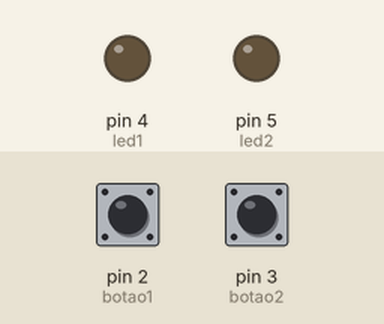
This sketch was run on a simulated Arduino Uno, built with avr-gcc and run on an emulated ATmega328P. Parts: output pins drawn as LEDs (lit = HIGH). The test bench sets the inputs (shaded band); at power-on: pin 2 (botao1) LOW, pin 3 (botao2) HIGH.

Above: at 1.2 s.
1.3 s: pin 2 (botao1) pulled HIGH for 0.15 s
At 1.37 s:
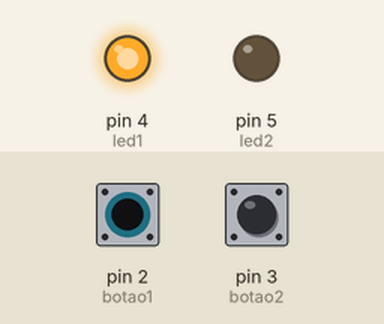
2.9 s: pin 3 (botao2) pulled LOW for 0.15 s
At 2.97 s:
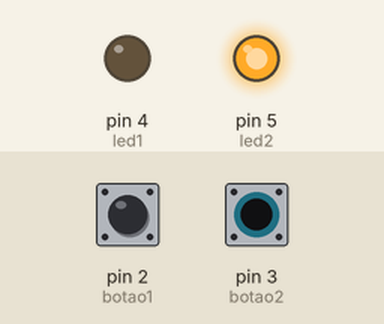
4.5 s: pin 3 (botao2) pulled LOW for 3.2 s
At 8.0 s:
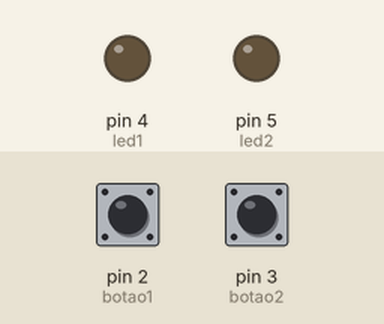
9.2 s: pin 2 (botao1) pulled HIGH for 3.2 s
At 10.3 s:
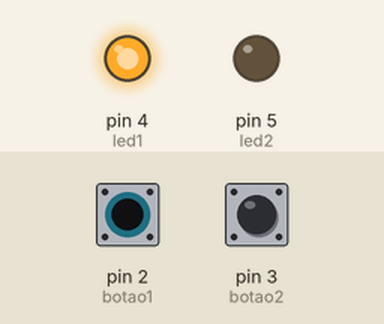
13.9 s: pin 2 (botao1) driven HIGH and pin 3 (botao2) driven LOW
At 15.1 s:
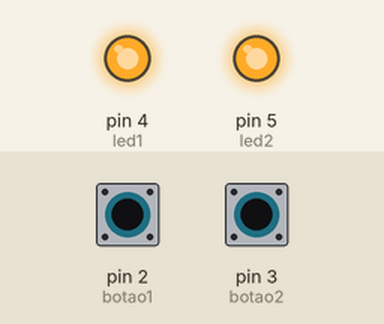
Timing chart, 0 to 16.4 s (numbered marks = the images above; inputs shaded):
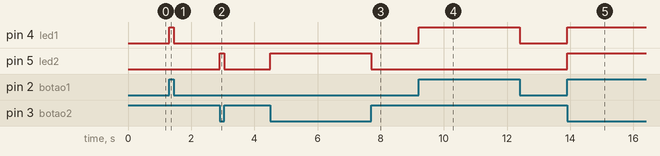

Measured:
- after the input at 1.3 s, pin 4 (led1): LOW → HIGH at once, → LOW 0.15 s later
- after the input at 2.9 s, pin 5 (led2): LOW → HIGH at once, → LOW 0.15 s later
- after the input at 4.5 s, pin 5 (led2): LOW → HIGH at once, → LOW 3.2 s later
- after the input at 9.2 s, pin 4 (led1): LOW → HIGH at once, → LOW 3.2 s later
- after the input at 13.9 s, pin 4 (led1), pin 5 (led2): LOW → HIGH at once

The sketch:

codigo.ino
```cpp
const int botao1 = 2;
const int botao2 = 3;
const int led1 = 4;
const int led2 = 5;

int var1;
int var2;

void setup()
{
  pinMode(botao1, INPUT);
  pinMode(botao2, INPUT);
  pinMode(led1, OUTPUT);
  pinMode(led2, OUTPUT);
  //serial].begin(9600);
}

void loop()
{
  var1 = digitalRead(botao1);
  var2 = digitalRead(botao2);

  if(var1){
    digitalWrite (led1, HIGH);
  }else{
    digitalWrite (led1, LOW);
  }
  if(!var2){
    digitalWrite (led2, HIGH);
  }else{
    digitalWrite (led2, LOW);
  }
}
```
